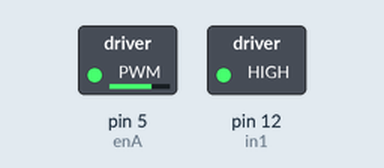
A sketch run on a simulated Arduino Uno, built with avr-gcc and run on an emulated ATmega328P. On the bench: switched loads named in the sketch (green lamp = pin HIGH).

Above: at 0.05 s.
At 2.5 s:
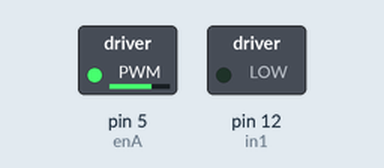
At 4.95 s:
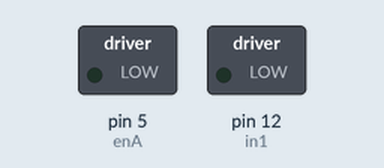
Timing chart, 0 to 6.5 s (numbered marks = the images above):
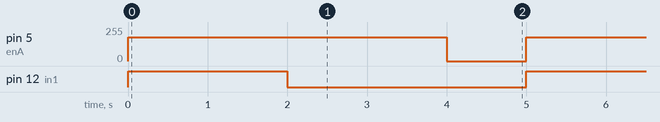

The sketch:

newmotordriver.ino
```cpp
// connect motor controller pins to Arduino digital pins
// motor one
int enA = 5;
int in1 = 12;

void setup()
{
  // set all the motor control pins to outputs
  pinMode(enA, OUTPUT);
  pinMode(in1, OUTPUT);
}
void demoOne()
{
  // this function will run the motors in both directions at a fixed speed
  // turn on motor A
  digitalWrite(in1, HIGH);

  analogWrite(enA, 177);

  delay(2000);

  // now change motor directions
  digitalWrite(in1, LOW);
    analogWrite(enA, 177);

  delay(2000);

  // now turn off motors
  analogWrite(enA, 0);

}


void loop()
{
  demoOne();
  delay(1000);
}
```

Measured:
- by itself, pin 5 (enA): alternates 177/255 for 4.0 s and 0/255 for 1.0 s
- by itself, pin 12 (in1): alternates HIGH for 2.0 s and LOW for 3.0 s
